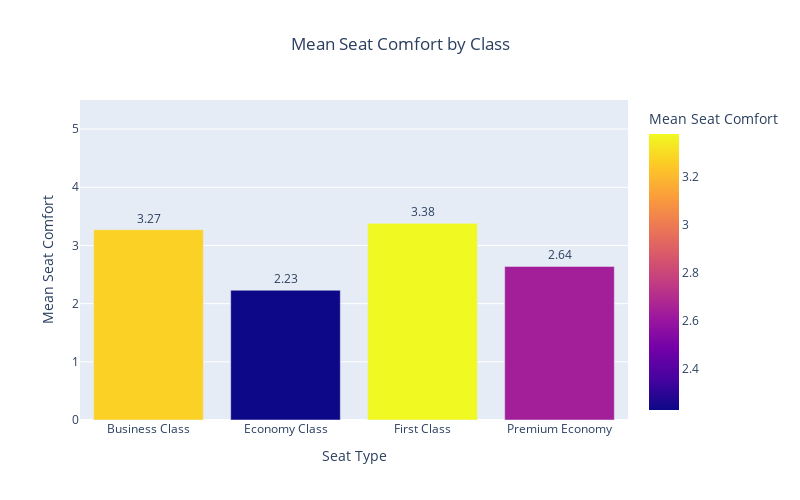

The notebook cell saved with this chart:
### Code cell
if 'Seat Type' in df.columns:
    df = df[df['Seat Type'] != 0]

mean_seat_comfort_by_class = df.groupby('Seat Type')['Seat Comfort'].mean().round(2).reset_index()

fig6 = px.bar(
    mean_seat_comfort_by_class,
    x = 'Seat Type',
    y = 'Seat Comfort',
    text = 'Seat Comfort',
    title = 'Mean Seat Comfort by Class',
    labels = {'Seat Type': 'Seat Type', 'Seat Comfort': 'Mean Seat Comfort'},
    color = 'Seat Comfort'
)

fig6.update_traces(texttemplate='%{text:.2f}', textposition='outside')
fig6.update_layout(
    xaxis_title='Seat Type',
    yaxis_title='Mean Seat Comfort',
    yaxis=dict(range=[0, top_15_airlines['Mean Seat Comfort'].max() + 0.5]),
    height = 500,
    width = 800,
    title_x= 0.5
)

print(fig6.show())

### Figure 1 — Plotly figure (JSON) as saved in the notebook; plotly's stock layout.template omitted (floating-point values rounded to 4 significant figures)
{"data": [{"alignmentgroup": "True", "hovertemplate": "Seat Type=%{x}<br>Mean Seat Comfort=%{marker.color}<extra></extra>", "legendgroup": "", "marker": {"color": [3.27, 2.23, 3.38, 2.64], "coloraxis": "coloraxis", "pattern": {"shape": ""}}, "name": "", "offsetgroup": "", "orientation": "v", "showlegend": false, "text": [3.27, 2.23, 3.38, 2.64], "textposition": "outside", "texttemplate": "%{text:.2f}", "type": "bar", "x": ["Business Class", "Economy Class", "First Class", "Premium Economy"], "xaxis": "x", "y": [3.27, 2.23, 3.38, 2.64], "yaxis": "y"}], "layout": {"barmode": "relative", "coloraxis": {"colorbar": {"title": {"text": "Mean Seat Comfort"}}, "colorscale": [[0, "#0d0887"], [0.1111, "#46039f"], [0.2222, "#7201a8"], [0.3333, "#9c179e"], [0.4444, "#bd3786"], [0.5556, "#d8576b"], [0.6667, "#ed7953"], [0.7778, "#fb9f3a"], [0.8889, "#fdca26"], [1, "#f0f921"]]}, "height": 500, "legend": {"tracegroupgap": 0}, "title": {"text": "Mean Seat Comfort by Class", "x": 0.5}, "width": 800, "xaxis": {"anchor": "y", "autorange": true, "domain": [0, 1], "range": [-0.5, 3.5], "title": {"text": "Seat Type"}, "type": "category"}, "yaxis": {"anchor": "x", "domain": [0, 1], "range": [0, 5.5], "title": {"text": "Mean Seat Comfort"}, "type": "linear"}}}
